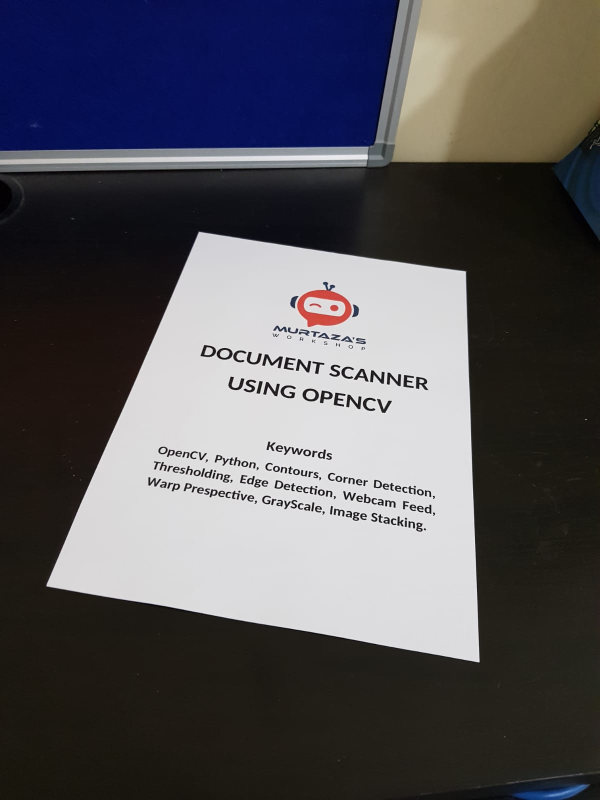
#> input picture Resources/1.jpg, 1200 x 1600 px, given in place of the camera (shown at 1/2 size)
$ python 'chap7_live _tracker.py'
#> lines starting #> are read from the running program, lines starting #| are printed output that depends on the picture; after the words box and inside, x2 and y2 are one past the last pixel; in counts of white or black regions, pixels touching at a corner belong together
import cv2
import numpy as np

def stackImages(scale,imgArray):
    rows = len(imgArray)
    cols = len(imgArray[0])
    rowsAvailable = isinstance(imgArray[0], list)
    width = imgArray[0][0].shape[1]
    height = imgArray[0][0].shape[0]
    if rowsAvailable:
        for x in range ( 0, rows):
            for y in range(0, cols):
                if imgArray[x][y].shape[:2] == imgArray[0][0].shape [:2]:
                    imgArray[x][y] = cv2.resize(imgArray[x][y], (0, 0), None, scale, scale)
                else:
                    imgArray[x][y] = cv2.resize(imgArray[x][y], (imgArray[0][0].shape[1], imgArray[0][0].shape[0]), None, scale, scale)
                if len(imgArray[x][y].shape) == 2: imgArray[x][y]= cv2.cvtColor( imgArray[x][y], cv2.COLOR_GRAY2BGR)
        imageBlank = np.zeros((height, width, 3), np.uint8)
        hor = [imageBlank]*rows
        hor_con = [imageBlank]*rows
        for x in range(0, rows):
            hor[x] = np.hstack(imgArray[x])
        ver = np.vstack(hor)
    else:
        for x in range(0, rows):
            if imgArray[x].shape[:2] == imgArray[0].shape[:2]:
                imgArray[x] = cv2.resize(imgArray[x], (0, 0), None, scale, scale)
            else:
                imgArray[x] = cv2.resize(imgArray[x], (imgArray[0].shape[1], imgArray[0].shape[0]), None,scale, scale)
            if len(imgArray[x].shape) == 2: imgArray[x] = cv2.cvtColor(imgArray[x], cv2.COLOR_GRAY2BGR)
        hor= np.hstack(imgArray)
        ver = hor
    return ver

def empty(a):
    print(a)
    pass

path="Resources/lambo.PNG"

cv2.namedWindow("TrackBars")
cv2.resizeWindow("TrackBars",640,500)
cv2.createTrackbar("Hue Min","TrackBars",0,179,empty)
cv2.createTrackbar("Hue Max","TrackBars",179,179,empty)
cv2.createTrackbar("Sat Min","TrackBars",0,255,empty)
cv2.createTrackbar("Sat Max","TrackBars",255,255,empty)
cv2.createTrackbar("Val Min","TrackBars",0,255,empty)
cv2.createTrackbar("Val Max","TrackBars",0,255,empty)

cap=cv2.VideoCapture(0)
cap.set(3,640)
cap.set(4,480)
cap.set(10,100)
while True:
    flag, img = cap.read()
#> img is the input picture: shape (1600, 1200, 3); mean B, G, R 89.7, 85.2, 86.8
    imgHSV=cv2.cvtColor(img,cv2.COLOR_BGR2HSV)
#> imgHSV: shape (1600, 1200, 3); mean H, S, V 64.3, 77.4, 97.1
    h_min = cv2.getTrackbarPos("Hue Min","TrackBars")
    h_max = cv2.getTrackbarPos("Hue Max", "TrackBars")
    s_min = cv2.getTrackbarPos("Sat Min", "TrackBars")
    s_max = cv2.getTrackbarPos("Sat Max", "TrackBars")
    v_min = cv2.getTrackbarPos("Val Min", "TrackBars")
    v_max = cv2.getTrackbarPos("Val Max", "TrackBars")

    print((h_min,h_max,s_min,s_max,v_min,v_max))
    lower=np.array([h_min,s_min,v_min])
    upper=np.array([h_max,s_max,v_max])


    mak=cv2.inRange(imgHSV,lower,upper)
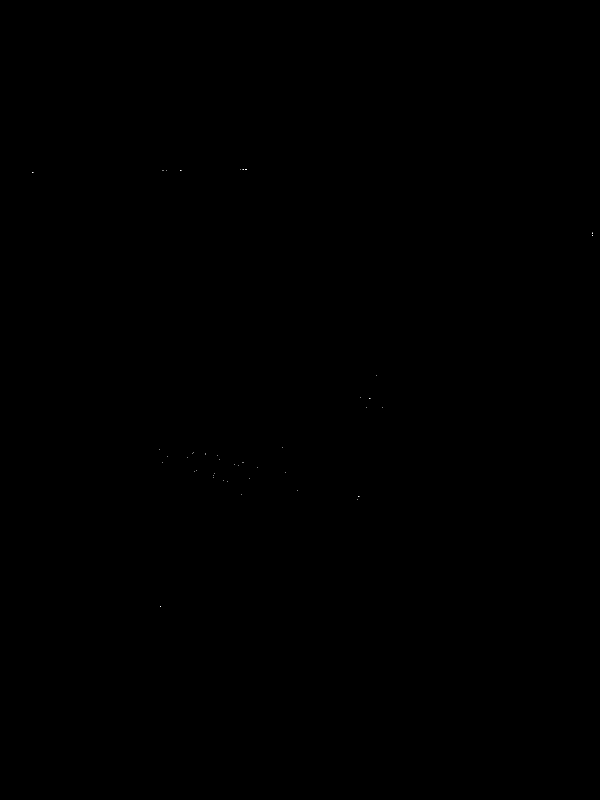
#> mak: shape (1600, 1200) (shown at 1/2 size); 0% white in thin lines or dots, all inside (x1, y1, x2, y2) = (64, 338, 1186, 1213)
    imgres= cv2.bitwise_and(img,img,mask=mak)
#> imgres: shape (1600, 1200, 3); every value is 0

    stk=stackImages(.5,([img,mak,imgres]))
#> in stackImages, `rows = len(imgArray)`: rows = 3
#> in stackImages, `cols = len(imgArray[0])`: cols = 1600
#> in stackImages, `rowsAvailable = isinstance(imgArray[0], list)`: rowsAvailable = False
#> after the loop in stackImages, `for x in range(0, rows):`: imgArray = 3 items
#> in stackImages, `hor= np.hstack(imgArray)`:
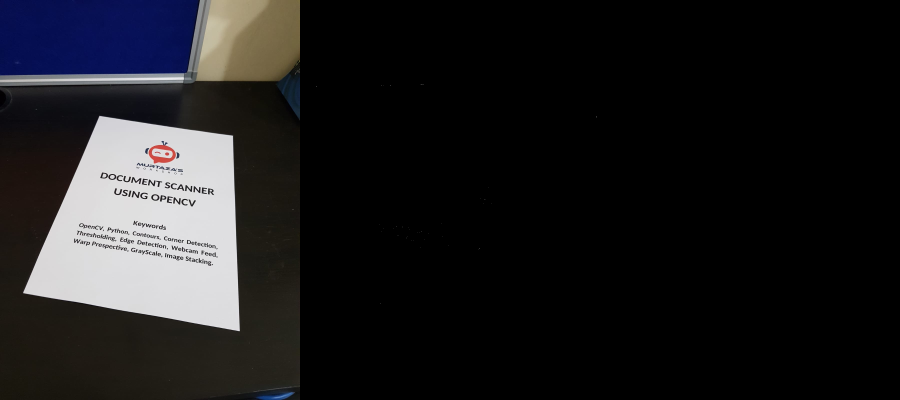
#> hor: shape (800, 1800, 3) (shown at 1/2 size); mean of channels 0, 1, 2 29.9, 28.4, 29; drawn as B, G, R

    # cv2.imshow("original",img)
    # cv2.imshow("mak",mak)
    # cv2.imshow("HSV", imgres)
    cv2.imshow("output",stk)

    cv2.waitKey(1)
